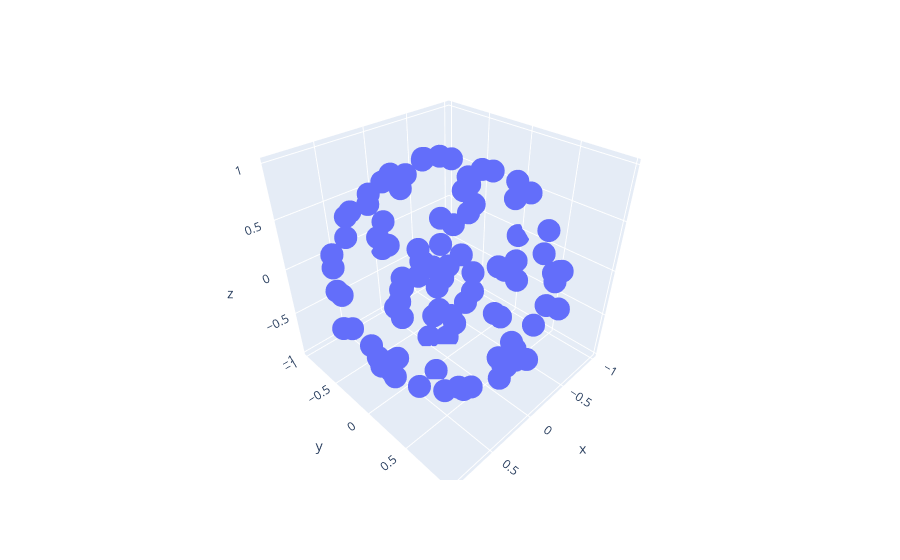

Write notebook code for a chart like this one.
### Markdown cell above
# The uniform distribution
The source code for the distributions can be seen in the `src/distributions.py` file. Below, the uniform distribution is tested. This distribution will be used in the vMF sampling.

### Code cell
su = SphereUniform(2)
x, y, z = su.sample(torch.Size([100])).T
px.scatter_3d(x=x, y=y, z=z)
